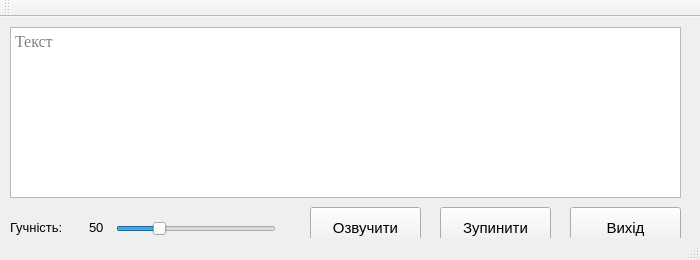
<?xml version="1.0" encoding="UTF-8"?>
<ui version="4.0">
 <class>TTS_LabClass</class>
 <widget class="QMainWindow" name="TTS_LabClass">
  <property name="geometry">
   <rect>
    <x>0</x>
    <y>0</y>
    <width>700</width>
    <height>260</height>
   </rect>
  </property>
  <property name="windowTitle">
   <string>TTS Lab by Max Osipyonok</string>
  </property>
  <widget class="QWidget" name="centralWidget">
   <widget class="QTextEdit" name="textField">
    <property name="geometry">
     <rect>
      <x>10</x>
      <y>10</y>
      <width>671</width>
      <height>171</height>
     </rect>
    </property>
    <property name="font">
     <font>
      <family>Times New Roman</family>
      <pointsize>12</pointsize>
     </font>
    </property>
    <property name="placeholderText">
     <string>Текст</string>
    </property>
   </widget>
   <widget class="QSlider" name="volumeSlider">
    <property name="geometry">
     <rect>
      <x>116</x>
      <y>201</y>
      <width>160</width>
      <height>22</height>
     </rect>
    </property>
    <property name="maximum">
     <number>200</number>
    </property>
    <property name="value">
     <number>50</number>
    </property>
    <property name="orientation">
     <enum>Qt::Horizontal</enum>
    </property>
   </widget>
   <widget class="QPushButton" name="runTTSButton">
    <property name="geometry">
     <rect>
      <x>310</x>
      <y>190</y>
      <width>111</width>
      <height>41</height>
     </rect>
    </property>
    <property name="font">
     <font>
      <pointsize>11</pointsize>
     </font>
    </property>
    <property name="text">
     <string>Озвучити</string>
    </property>
   </widget>
   <widget class="QLabel" name="volumeLabel">
    <property name="geometry">
     <rect>
      <x>89</x>
      <y>202</y>
      <width>55</width>
      <height>16</height>
     </rect>
    </property>
    <property name="font">
     <font>
      <pointsize>10</pointsize>
     </font>
    </property>
    <property name="text">
     <string>50</string>
    </property>
   </widget>
   <widget class="QPushButton" name="stopPlayingButton">
    <property name="geometry">
     <rect>
      <x>440</x>
      <y>190</y>
      <width>111</width>
      <height>41</height>
     </rect>
    </property>
    <property name="font">
     <font>
      <pointsize>11</pointsize>
     </font>
    </property>
    <property name="text">
     <string>Зупинити</string>
    </property>
   </widget>
   <widget class="QLabel" name="volumeTextLabel">
    <property name="geometry">
     <rect>
      <x>10</x>
      <y>200</y>
      <width>71</width>
      <height>21</height>
     </rect>
    </property>
    <property name="font">
     <font>
      <pointsize>10</pointsize>
     </font>
    </property>
    <property name="text">
     <string>Гучність:</string>
    </property>
   </widget>
   <widget class="QPushButton" name="exitButton">
    <property name="geometry">
     <rect>
      <x>570</x>
      <y>190</y>
      <width>111</width>
      <height>41</height>
     </rect>
    </property>
    <property name="font">
     <font>
      <pointsize>11</pointsize>
     </font>
    </property>
    <property name="text">
     <string>Вихід</string>
    </property>
   </widget>
  </widget>
  <widget class="QMenuBar" name="menuBar">
   <property name="geometry">
    <rect>
     <x>0</x>
     <y>0</y>
     <width>700</width>
     <height>26</height>
    </rect>
   </property>
  </widget>
  <widget class="QToolBar" name="mainToolBar">
   <attribute name="toolBarArea">
    <enum>TopToolBarArea</enum>
   </attribute>
   <attribute name="toolBarBreak">
    <bool>false</bool>
   </attribute>
  </widget>
  <widget class="QStatusBar" name="statusBar"/>
 </widget>
 <layoutdefault spacing="6" margin="11"/>
 <resources>
  <include location="TTS_Lab.qrc"/>
 </resources>
 <connections/>
</ui>
